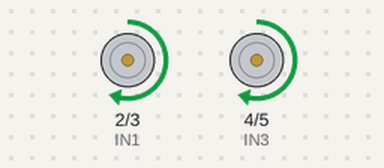
A sketch run on a simulated Arduino Uno, built with avr-gcc and run on an emulated ATmega328P. Shown: motor-driver pin pairs drawn as motors (green arrow = first pin HIGH = forward, orange = second pin HIGH = backward, longer = more drive, scaled by the enable pin).

Above: at 0.5 s.
At 2.5 s:
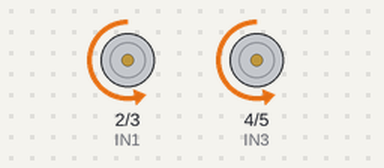
At 4.5 s:
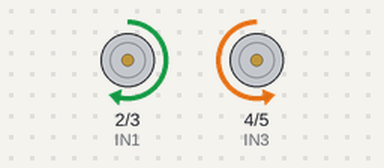
At 9.5 s:
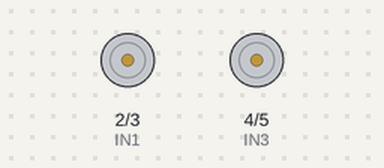
Timing chart, 0 to 10.4 s (numbered marks = the images above):
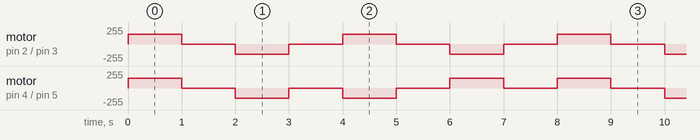

The sketch:

Basic_movement.ino
```cpp
// Define motor control pins
int ENA = 9;  // Enable pin for motor 1
int ENB = 10; // Enable pin for motor 2
int IN1 = 2;  // Motor 1A
int IN2 = 3;  // Motor 1B
int IN3 = 4;  // Motor 2A
int IN4 = 5;  // Motor 2B

void setup() {
  // Set all motor control pins as outputs
  pinMode(ENA, OUTPUT);
  pinMode(ENB, OUTPUT);
  pinMode(IN1, OUTPUT);
  pinMode(IN2, OUTPUT);
  pinMode(IN3, OUTPUT);
  pinMode(IN4, OUTPUT);

  // Set motor speed to maximum (150)
  analogWrite(ENA, 150);  // Enable motor 1
  analogWrite(ENB, 150);  // Enable motor 2
}

void loop() {
  // Move forward
  digitalWrite(IN1, HIGH);
  digitalWrite(IN2, LOW);
  digitalWrite(IN3, HIGH);
  digitalWrite(IN4, LOW);
  delay(1000);

  // Stop
  digitalWrite(IN1, LOW);
  digitalWrite(IN2, LOW);
  digitalWrite(IN3, LOW);
  digitalWrite(IN4, LOW);
  delay(1000);

  // Move backward
  digitalWrite(IN1, LOW);
  digitalWrite(IN2, HIGH);
  digitalWrite(IN3, LOW);
  digitalWrite(IN4, HIGH);
  delay(1000);

  // Stop
  digitalWrite(IN1, LOW);
  digitalWrite(IN2, LOW);
  digitalWrite(IN3, LOW);
  digitalWrite(IN4, LOW);
  delay(1000);

  // Turn right
  digitalWrite(IN1, HIGH);
  digitalWrite(IN2, LOW);
  digitalWrite(IN3, LOW);
  digitalWrite(IN4, HIGH);
  delay(1000);

  // Stop
  digitalWrite(IN1, LOW);
  digitalWrite(IN2, LOW);
  digitalWrite(IN3, LOW);
  digitalWrite(IN4, LOW);
  delay(1000);

  // Turn left
  digitalWrite(IN1, LOW);
  digitalWrite(IN2, HIGH);
  digitalWrite(IN3, HIGH);
  digitalWrite(IN4, LOW);
  delay(1000);

  // Stop
  digitalWrite(IN1, LOW);
  digitalWrite(IN2, LOW);
  digitalWrite(IN3, LOW);
  digitalWrite(IN4, LOW);
  delay(1000);
}
```

Measured:
- by itself, motor on pin 2 (IN1) / pin 3 (IN2): repeats every 4.0 s: stopped 1.0 s, backward 150/255 1.0 s, stopped 1.0 s, forward 150/255 1.0 s
- by itself, motor on pin 4 (IN3) / pin 5 (IN4): repeats every 8.0 s: 2 × (stopped 1.0 s, backward 150/255 1.0 s), 2 × (stopped 1.0 s, forward 150/255 1.0 s)
